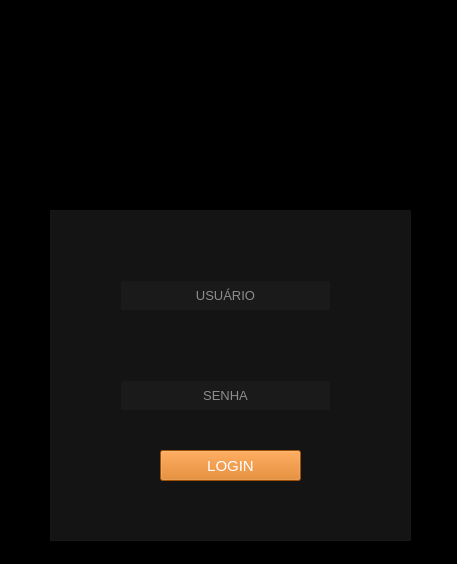
<?xml version="1.0" encoding="UTF-8"?>
<ui version="4.0">
 <class>Login</class>
 <widget class="QWidget" name="Login">
  <property name="geometry">
   <rect>
    <x>0</x>
    <y>0</y>
    <width>457</width>
    <height>564</height>
   </rect>
  </property>
  <property name="windowTitle">
   <string>Form</string>
  </property>
  <property name="styleSheet">
   <string notr="true">background-color: rgb(0, 0, 0);</string>
  </property>
  <widget class="QFrame" name="frame">
   <property name="geometry">
    <rect>
     <x>50</x>
     <y>210</y>
     <width>361</width>
     <height>331</height>
    </rect>
   </property>
   <property name="styleSheet">
    <string notr="true">background-color: rgba(29, 29, 29, 0.7);</string>
   </property>
   <property name="frameShape">
    <enum>QFrame::StyledPanel</enum>
   </property>
   <property name="frameShadow">
    <enum>QFrame::Raised</enum>
   </property>
   <widget class="QLineEdit" name="txt_user">
    <property name="geometry">
     <rect>
      <x>70</x>
      <y>70</y>
      <width>211</width>
      <height>31</height>
     </rect>
    </property>
    <property name="font">
     <font>
      <pointsize>10</pointsize>
     </font>
    </property>
    <property name="styleSheet">
     <string notr="true">color: rgb(255, 255, 255);</string>
    </property>
    <property name="alignment">
     <set>Qt::AlignCenter</set>
    </property>
    <property name="placeholderText">
     <string>USUÁRIO</string>
    </property>
   </widget>
   <widget class="QLineEdit" name="txT_password">
    <property name="geometry">
     <rect>
      <x>70</x>
      <y>170</y>
      <width>211</width>
      <height>31</height>
     </rect>
    </property>
    <property name="font">
     <font>
      <pointsize>10</pointsize>
     </font>
    </property>
    <property name="styleSheet">
     <string notr="true">color: rgb(255, 255, 255);</string>
    </property>
    <property name="echoMode">
     <enum>QLineEdit::Password</enum>
    </property>
    <property name="alignment">
     <set>Qt::AlignCenter</set>
    </property>
    <property name="placeholderText">
     <string>SENHA</string>
    </property>
   </widget>
   <widget class="QPushButton" name="btn_login">
    <property name="geometry">
     <rect>
      <x>110</x>
      <y>240</y>
      <width>141</width>
      <height>31</height>
     </rect>
    </property>
    <property name="font">
     <font>
      <pointsize>11</pointsize>
     </font>
    </property>
    <property name="cursor">
     <cursorShape>PointingHandCursor</cursorShape>
    </property>
    <property name="styleSheet">
     <string notr="true">QPushButton{

	color: rgb(255, 255, 255);
	background-color: rgb(220, 112, 11);
	border-radius:10Px
}

QPushButton:hover{

	color: rgb(0, 0, 0);
	background-color: rgb(255, 255, 255);

}</string>
    </property>
    <property name="text">
     <string>LOGIN</string>
    </property>
   </widget>
  </widget>
  <widget class="QLabel" name="label">
   <property name="geometry">
    <rect>
     <x>110</x>
     <y>20</y>
     <width>221</width>
     <height>191</height>
    </rect>
   </property>
   <property name="text">
    <string/>
   </property>
   <property name="pixmap">
    <pixmap>icons/logo4.png</pixmap>
   </property>
   <property name="scaledContents">
    <bool>true</bool>
   </property>
  </widget>
  <zorder>label</zorder>
  <zorder>frame</zorder>
 </widget>
 <resources>
  <include location="icons/icone.qrc"/>
 </resources>
 <connections/>
</ui>
